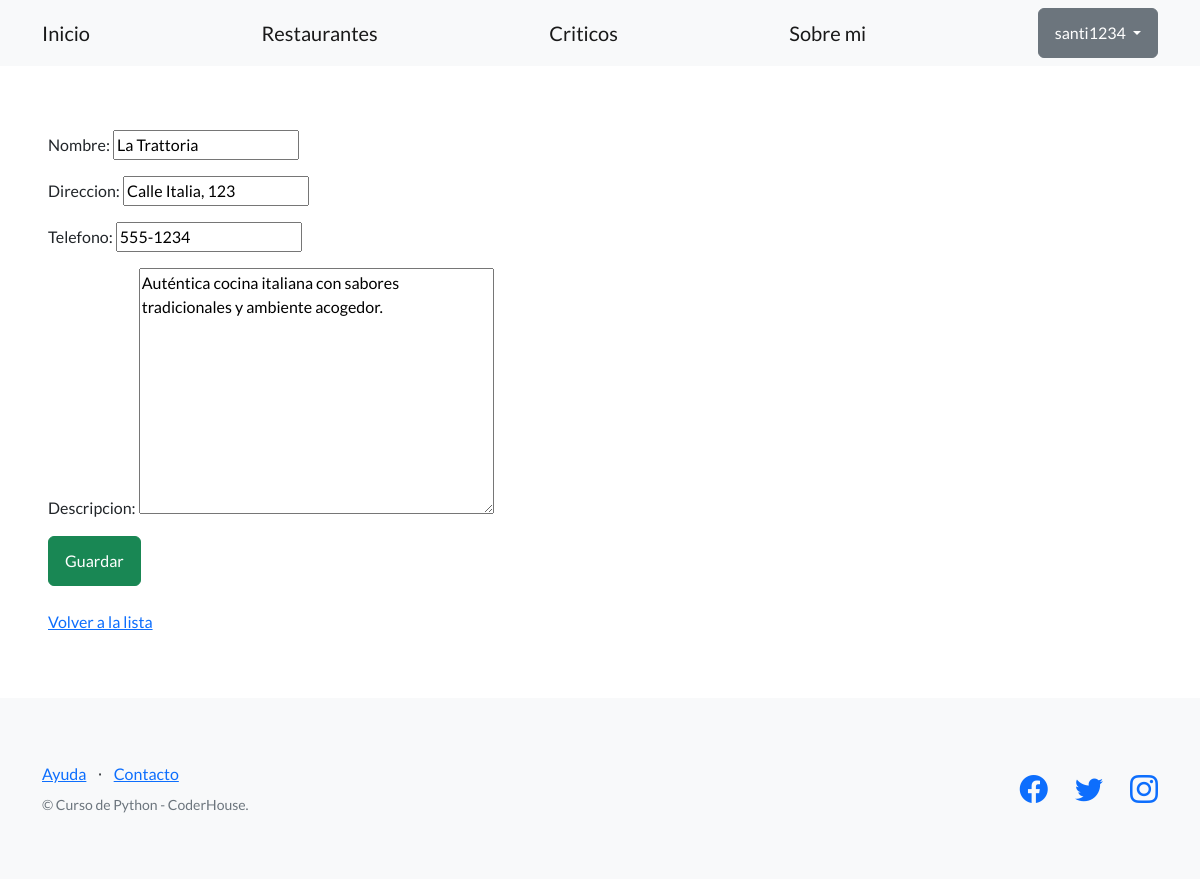
The app's page /criticos/restaurantes/1/editar/ (signed in) with its own data.
### criticos/models.py (models this page shows, shortened)
class Restaurante(models.Model):
    nombre = models.CharField(max_length=100)
    direccion = models.CharField(max_length=200)
    telefono = models.CharField(max_length=20)
    descripcion = models.TextField(null=True, blank=True)
    creado_por = models.ForeignKey(User, on_delete=models.CASCADE)

### criticos/views.py (the view)
# urls.py: path('restaurantes/<int:restaurante_id>/editar/', views.editar_restaurante, name='editar_restaurante'),
@login_required
def editar_restaurante(request, restaurante_id):
    restaurante = get_object_or_404(Restaurante, pk=restaurante_id)
    if request.method == "POST":
        formulario = RestauranteForm(request.POST, instance=restaurante)
        if formulario.is_valid():
            formulario.save()
            url_exitosa = reverse('lista_restaurantes')
            return redirect(url_exitosa)
    else:
        formulario = RestauranteForm(instance=restaurante)
    return render(
        request=request,
        template_name='criticos/formulario_restaurante.html',
        context={'formulario': formulario},
    )

### criticos/forms.py
class RestauranteForm(forms.ModelForm):
    class Meta:
        model = Restaurante
        fields = ['nombre', 'direccion', 'telefono', 'descripcion']

### criticos/templates/criticos/formulario_restaurante.html (shortened to what this page needs)
{% extends "base.html" %}
{% block contenido %}
<form method="post">
  {{ formulario.as_p }}
  <input class="btn btn-success" type="submit" value="Guardar" />
</form>
<br>
<a href="{% url 'lista_restaurantes' %}">Volver a la lista</a>
{% endblock contenido %}

### templates_base/base.html (shortened to what this page needs)
{% load static %}
<!DOCTYPE html>
<html lang="en">
    <head>
        <link href="https://cdn.jsdelivr.net/npm/bootstrap-icons@1.5.0/font/bootstrap-icons.css" rel="stylesheet" type="text/css" />
        <link href="{% static 'css/styles.css' %}" rel="stylesheet" />
    </head>
    <body>
        <nav class="navbar navbar-light bg-light static-top">
            <div class="container">
                <a class="navbar-brand" href="{% url 'inicio' %}">Inicio</a>
                <a class="navbar-brand" href="{% url 'lista_restaurantes' %}">Restaurantes</a>
                <a class="navbar-brand" href="{% url 'lista_criticos' %}">Criticos</a>
                <a class="navbar-brand" href="{% url 'mi_informacion' %}"">Sobre mi</a>
                {% if user.is_authenticated %}
                <div class="dropdown">
                    <button class="btn btn-secondary dropdown-toggle" type="button" id="dropdownMenuButton1" data-bs-toggle="dropdown" aria-expanded="false">
                        <div style="display: inline-flex;">
                            <span>{{ user.username }}</span>
                        </div>
                    </button>
                </div>
                {% else %}
                <a class="btn btn-primary" href="{% url 'login' %}">Iniciar sesión</a>
                <a class="btn btn-success" href="{% url 'registro' %}">Crear nueva cuenta</a>
                {% endif %}
            </div>
        </nav>
        <section style="padding:4rem 3rem;">
            {% block contenido %}
            {% endblock contenido %}
        </section>
        <footer class="footer bg-light">
            <div class="container">
                <div class="row">
                    <div class="col-lg-6 h-100 text-center text-lg-start my-auto">
                        <ul class="list-inline mb-2">
                            <li class="list-inline-item"><a href="#!">Ayuda</a></li>
                            <li class="list-inline-item">⋅</li>
                            <li class="list-inline-item"><a href="#!">Contacto</a></li>
                        </ul>
                        <p class="text-muted small mb-4 mb-lg-0">&copy; Curso de Python - CoderHouse.</p>
                    </div>
                    <div class="col-lg-6 h-100 text-center text-lg-end my-auto">
                        <ul class="list-inline mb-0">
                            <li class="list-inline-item me-4">
                                <a href="#!"><i class="bi-facebook fs-3"></i></a>
                            </li>
                            <li class="list-inline-item me-4">
                                <a href="#!"><i class="bi-twitter fs-3"></i></a>
                            </li>
                            <li class="list-inline-item">
                                <a href="https://www.instagram.com/espndeportes/?hl=es"><i class="bi-instagram fs-3"></i></a>
                            </li>
                        </ul>
                    </div>
                </div>
            </div>
        </footer>
    </body>
</html>

### records on screen
Restaurante: nombre "La Trattoria", direccion "Calle Italia, 123", telefono "555-1234", descripcion "Auténtica cocina italiana con sabores tradicionales y ambiente acogedor."

### other values on screen
{{ user.username }} "santi1234"
